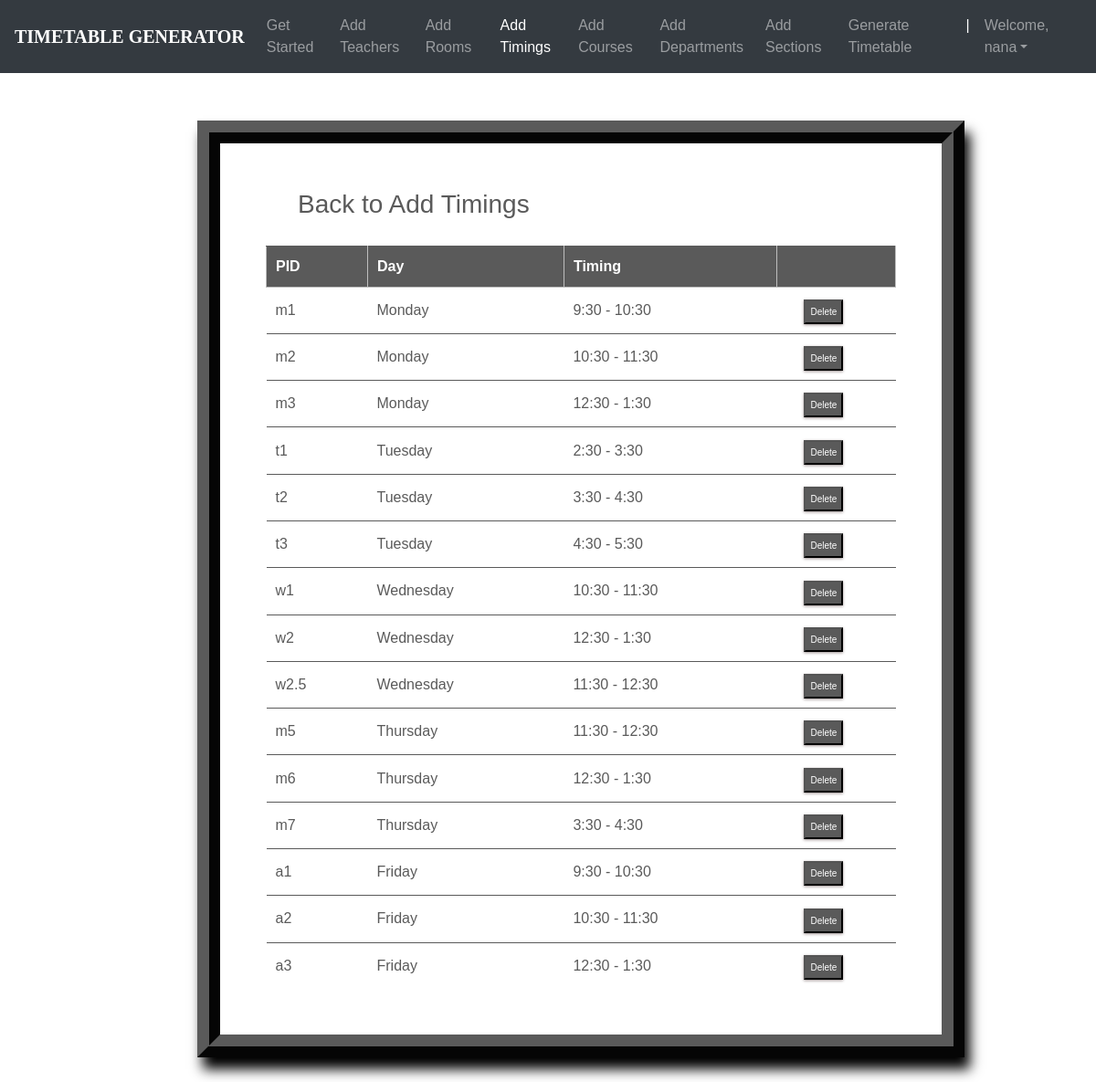
The app's page /timings_list/ (signed in), older data.
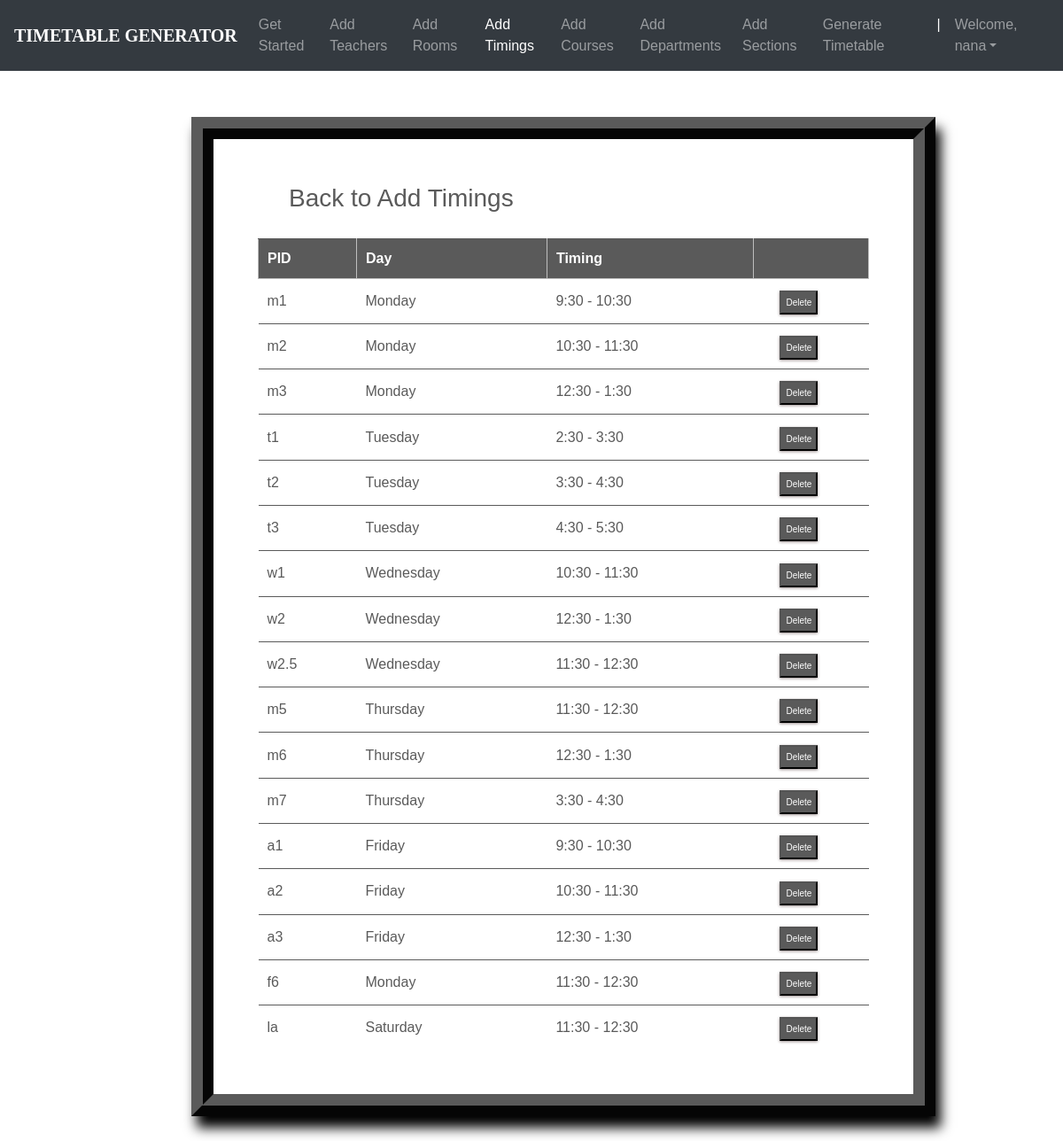
The same page, newer data.
### ttgen/models.py (models this page shows, shortened)
class MeetingTime(models.Model):
    pid = models.CharField(max_length=4, primary_key=True)
    time = models.CharField(max_length=50, choices=time_slots, default='11:30 - 12:30')
    day = models.CharField(max_length=15, choices=DAYS_OF_WEEK)

### ttgen/views.py (the view)
# urls.py: path('timings_list/', views.meeting_list_view, name='editmeetingtime'),
@login_required
def meeting_list_view(request):
    context = {
        'meeting_times': MeetingTime.objects.all()
    }
    return render(request, 'mtlist.html', context)

### templates/mtlist.html (shortened to what this page needs)
<!DOCTYPE html>
<html lang="en">
<head>
	<link rel="stylesheet" href="https://maxcdn.bootstrapcdn.com/bootstrap/4.0.0/css/bootstrap.min.css">
    <link rel="stylesheet" type="text/css" href="static/css/index.css">
</head>
<body>
        <header>
			<nav class="navbar navbar-expand-md navbar-dark fixed-top bg-dark">
                <a class="navbar-brand" href="#"><b>TIMETABLE GENERATOR</b></a>
                <div class="collapse navbar-collapse" id="navbarCollapse">
                    <ul class="navbar-nav ml-auto">
                    <li class="nav-item">
                        <a class="nav-link" href="{% url 'admindash' %}">Get Started</a>
                    </li>
                    <li class="nav-item">
                        <a class="nav-link" href="{% url 'addInstructors' %}">Add Teachers</a>
                    </li>
                    <li class="nav-item">
                        <a class="nav-link" href="{% url 'addRooms' %}">Add Rooms</a>
                    </li>
                    <li class="nav-item active">
		                <a class="nav-link" href="{% url 'addTimings' %}">Add Timings</a>
		            </li>
                    <li class="nav-item">
                        <a class="nav-link" href="{% url 'addCourses' %}">Add Courses</a>
                    </li>
                    <li class="nav-item">
			            <a class="nav-link" href="{% url 'addDepts' %}">Add Departments</a>
		            </li>
					<li class="nav-item">
			            <a class="nav-link" href="{% url 'addSections' %}">Add Sections</a>
		            </li>
					<li class="nav-item">
			            <a class="nav-link" href="{% url 'generate' %}">Generate Timetable</a>
		            </li>
					<li class="nav-item active">
			            <a class="nav-link">|</a>
		            </li>
                    <li class="nav-item dropdown">
		                <a class="nav-link dropdown-toggle" href="#" id="dropdown03" data-toggle="dropdown" aria-haspopup="true" aria-expanded="false">Welcome, {{ user.first_name }}</a>
		            </li>
                    </ul>
                </div>
            </nav>
        </header>
		<br><br>
        {%block content%}
        {% load static %}
        <fieldset class="fieldset">
    <a href="{% url 'addTimings'%}"><h1 class="tablink" onclick="openPage('new')" id="defaultOpen">Back to Add Timings</h1></a>
    <div class="tabcontent" id="edit">
			<table class="table1">
				<thead>
				<tr class="table-headers">
				<th>PID</th>
				<th>Day</th>
				<th>Timing</th>
				<th  class="empty"></th>
				</tr>
				</thead>
				<tbody>
				{% for mt in meeting_times %}
				<tr>
				 <td>{{mt.pid}}</td>
				 <td>{{mt.day}}</td>
				 <td>{{mt.time}}</td>
				 <td class="empty">
					<form action="{% url 'deletemeetingtime' mt.pid %}" method="post">
						<input type="submit" value="Delete" class="cross">
					</form>
				 </td>
				 </tr>
				{% endfor %}
				</tbody>
			</table>
		</div>
</fieldset>
{% endblock %}

Row changes from the older to the newer data that the page shows:
added MeetingTime: pid "f6", day "Monday", time "11:30 - 12:30"
added MeetingTime: pid "la", day "Saturday", time "11:30 - 12:30"
